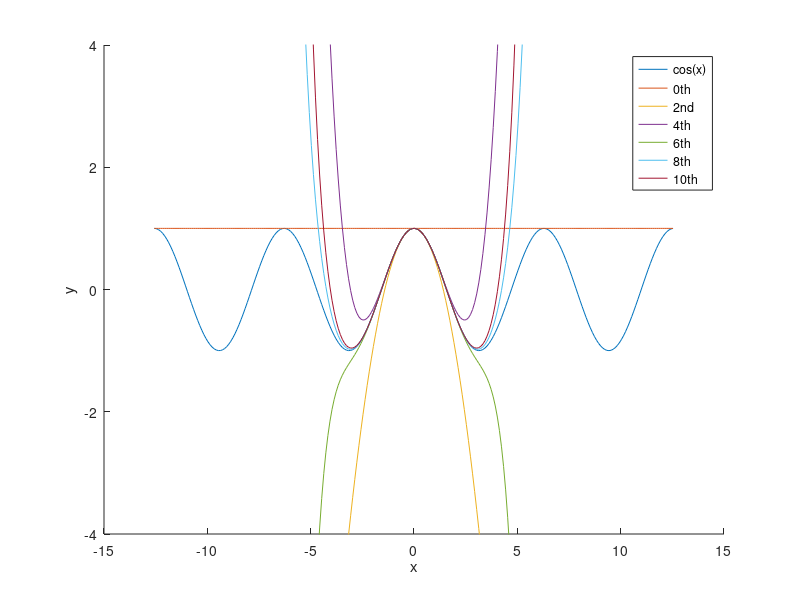

Recreate this plot in MATLAB.
% Define a range of x values to evaluate cos(x)
x = -4 * pi : 0.1 : 4 * pi;

% evaluate the actual function for comparison
y = cos(x);

% Let's evaluate the different order approximations
order_0 = ones([1, length(x)]);
order_2 = order_0 - x.^2 ./ factorial(2);
order_4 = order_2 + x.^4 ./ factorial(4);
order_6 = order_4 - x.^6 ./ factorial(6);
order_8 = order_6 + x.^8 ./ factorial(8);
order_10 = order_8 + x.^10 ./ factorial(10);
% Let's plot them all together

% initialize a figure
figure()
hold on
plot(x, y)
plot(x, order_0)
plot(x, order_2)
plot(x, order_4)
plot(x, order_6)
plot(x, order_8)
plot(x, order_10)

% pimp our plot
xlabel('x')
ylabel('y')
legend('cos(x)', '0th', '2nd', '4th', '6th', '8th', '10th')
ylim([-4, 4])

hold off













